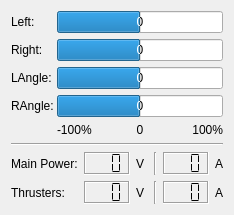
          <widget class="QWidget" name="tab_2">
           <attribute name="title">
            <string>Thrust/Pwr</string>
           </attribute>
           <layout class="QVBoxLayout" name="verticalLayout_4">
            <item>
             <layout class="QFormLayout" name="thrusterStatusFormLayout">
              <property name="sizeConstraint">
               <enum>QLayout::SetMinimumSize</enum>
              </property>
              <property name="fieldGrowthPolicy">
               <enum>QFormLayout::AllNonFixedFieldsGrow</enum>
              </property>
              <property name="horizontalSpacing">
               <number>3</number>
              </property>
              <item row="1" column="0">
               <widget class="QLabel" name="label_12">
                <property name="text">
                 <string>Left:</string>
                </property>
               </widget>
              </item>
              <item row="1" column="1">
               <widget class="QProgressBar" name="leftThrusterProgressBar">
                <property name="minimum">
                 <number>-100</number>
                </property>
                <property name="maximum">
                 <number>100</number>
                </property>
                <property name="value">
                 <number>0</number>
                </property>
                <property name="alignment">
                 <set>Qt::AlignCenter</set>
                </property>
                <property name="invertedAppearance">
                 <bool>false</bool>
                </property>
                <property name="format">
                 <string>%v</string>
                </property>
               </widget>
              </item>
              <item row="2" column="0">
               <widget class="QLabel" name="label_13">
                <property name="text">
                 <string>Right:</string>
                </property>
               </widget>
              </item>
              <item row="2" column="1">
               <widget class="QProgressBar" name="rightThrusterProgressBar">
                <property name="minimum">
                 <number>-100</number>
                </property>
                <property name="maximum">
                 <number>100</number>
                </property>
                <property name="value">
                 <number>0</number>
                </property>
                <property name="alignment">
                 <set>Qt::AlignCenter</set>
                </property>
                <property name="format">
                 <string>%v</string>
                </property>
               </widget>
              </item>
              <item row="3" column="0">
               <widget class="QLabel" name="strafeThrusterLabel">
                <property name="text">
                 <string>LAngle:</string>
                </property>
               </widget>
              </item>
              <item row="3" column="1">
               <widget class="QProgressBar" name="strafeThrusterProgressBar">
                <property name="minimum">
                 <number>-100</number>
                </property>
                <property name="maximum">
                 <number>100</number>
                </property>
                <property name="value">
                 <number>0</number>
                </property>
                <property name="alignment">
                 <set>Qt::AlignCenter</set>
                </property>
                <property name="format">
                 <string>%v</string>
                </property>
               </widget>
              </item>
              <item row="4" column="0">
               <widget class="QLabel" name="label_14">
                <property name="text">
                 <string>RAngle:</string>
                </property>
               </widget>
              </item>
              <item row="4" column="1">
               <widget class="QProgressBar" name="vertThrusterProgressBar">
                <property name="minimum">
                 <number>-100</number>
                </property>
                <property name="maximum">
                 <number>100</number>
                </property>
                <property name="value">
                 <number>0</number>
                </property>
                <property name="alignment">
                 <set>Qt::AlignCenter</set>
                </property>
                <property name="format">
                 <string>%v</string>
                </property>
               </widget>
              </item>
              <item row="5" column="1">
               <layout class="QHBoxLayout" name="horizontalLayout_4">
                <item>
                 <widget class="QLabel" name="label_3">
                  <property name="text">
                   <string>-100%</string>
                  </property>
                 </widget>
                </item>
                <item>
                 <widget class="QLabel" name="label_2">
                  <property name="text">
                   <string>0</string>
                  </property>
                  <property name="alignment">
                   <set>Qt::AlignCenter</set>
                  </property>
                 </widget>
                </item>
                <item>
                 <widget class="QLabel" name="label">
                  <property name="text">
                   <string>100%</string>
                  </property>
                  <property name="alignment">
                   <set>Qt::AlignRight|Qt::AlignTrailing|Qt::AlignVCenter</set>
                  </property>
                 </widget>
                </item>
               </layout>
              </item>
             </layout>
            </item>
            <item>
             <widget class="Line" name="line_10">
              <property name="orientation">
               <enum>Qt::Horizontal</enum>
              </property>
             </widget>
            </item>
            <item>
             <layout class="QGridLayout" name="gridLayout_3">
              <property name="topMargin">
               <number>0</number>
              </property>
              <item row="1" column="0">
               <widget class="QLabel" name="label_9">
                <property name="text">
                 <string>Thrusters:</string>
                </property>
               </widget>
              </item>
              <item row="1" column="1">
               <widget class="QLCDNumber" name="thVoltageLcdNumber">
                <property name="frameShape">
                 <enum>QFrame::Box</enum>
                </property>
                <property name="frameShadow">
                 <enum>QFrame::Sunken</enum>
                </property>
                <property name="numDigits">
                 <number>3</number>
                </property>
                <property name="segmentStyle">
                 <enum>QLCDNumber::Flat</enum>
                </property>
                <property name="value" stdset="0">
                 <double>0.000000000000000</double>
                </property>
               </widget>
              </item>
              <item row="1" column="2">
               <widget class="QLabel" name="label_25">
                <property name="sizePolicy">
                 <sizepolicy hsizetype="Fixed" vsizetype="Preferred">
                  <horstretch>0</horstretch>
                  <verstretch>0</verstretch>
                 </sizepolicy>
                </property>
                <property name="text">
                 <string>V</string>
                </property>
               </widget>
              </item>
              <item row="1" column="4">
               <widget class="QLCDNumber" name="thCurrentLcdNumber">
                <property name="frameShape">
                 <enum>QFrame::Box</enum>
                </property>
                <property name="frameShadow">
                 <enum>QFrame::Sunken</enum>
                </property>
                <property name="numDigits">
                 <number>3</number>
                </property>
                <property name="segmentStyle">
                 <enum>QLCDNumber::Flat</enum>
                </property>
               </widget>
              </item>
              <item row="1" column="5">
               <widget class="QLabel" name="label_26">
                <property name="sizePolicy">
                 <sizepolicy hsizetype="Fixed" vsizetype="Preferred">
                  <horstretch>0</horstretch>
                  <verstretch>0</verstretch>
                 </sizepolicy>
                </property>
                <property name="text">
                 <string>A</string>
                </property>
               </widget>
              </item>
              <item row="1" column="3">
               <widget class="Line" name="line_4">
                <property name="orientation">
                 <enum>Qt::Vertical</enum>
                </property>
               </widget>
              </item>
              <item row="0" column="0">
               <widget class="QLabel" name="label_16">
                <property name="text">
                 <string>Main Power:</string>
                </property>
               </widget>
              </item>
              <item row="0" column="1">
               <widget class="QLCDNumber" name="mainVoltageLcdNumber">
                <property name="frameShadow">
                 <enum>QFrame::Sunken</enum>
                </property>
                <property name="numDigits">
                 <number>3</number>
                </property>
                <property name="segmentStyle">
                 <enum>QLCDNumber::Flat</enum>
                </property>
               </widget>
              </item>
              <item row="0" column="4">
               <widget class="QLCDNumber" name="mainCurrentLcdNumber">
                <property name="frameShadow">
                 <enum>QFrame::Sunken</enum>
                </property>
                <property name="numDigits">
                 <number>3</number>
                </property>
                <property name="segmentStyle">
                 <enum>QLCDNumber::Flat</enum>
                </property>
               </widget>
              </item>
              <item row="0" column="2">
               <widget class="QLabel" name="label_43">
                <property name="text">
                 <string>V </string>
                </property>
               </widget>
              </item>
              <item row="0" column="5">
               <widget class="QLabel" name="label_44">
                <property name="text">
                 <string>A</string>
                </property>
               </widget>
              </item>
              <item row="0" column="3">
               <widget class="Line" name="line_8">
                <property name="orientation">
                 <enum>Qt::Vertical</enum>
                </property>
               </widget>
              </item>
             </layout>
            </item>
           </layout>
          </widget>
